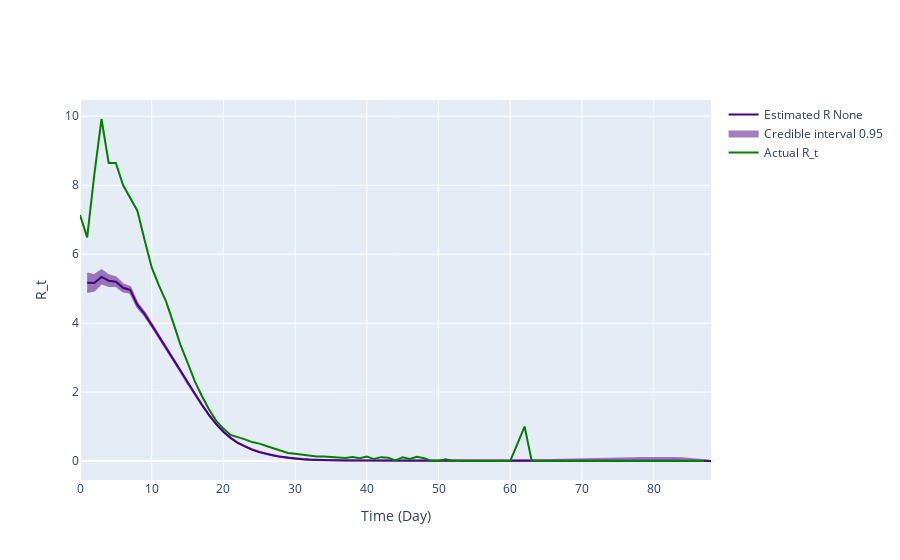

Notebook code cell kept with this figure:
### Code cell
gamma_pdf_opt_r1 = gamma.pdf(x, result_r1.x[0], result_r1.x[1], result_r1.x[2])
inference = branchpro.BranchProPosterior(
    inc_data=inc_data_r1,
    daily_serial_interval=gamma_pdf_opt_r1,
    alpha=prior_a,
    beta=prior_b)

inference.run_inference(tau=tau)
intervals = inference.get_intervals(central_prob=.95)

fig = plot_rt_fig(intervals, true_rt_r1[2:-1], gamma_pdf_opt_r1, end_time_point)
pio.write_image(fig.figure, 'kg_inference_plots/predicted_vs_true_rt_r1_optimal.png')
fig.show_figure()
